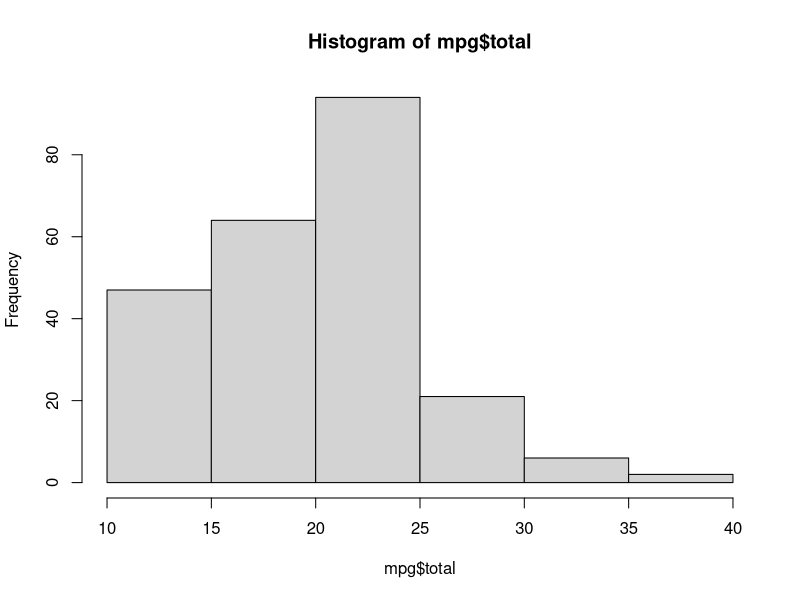
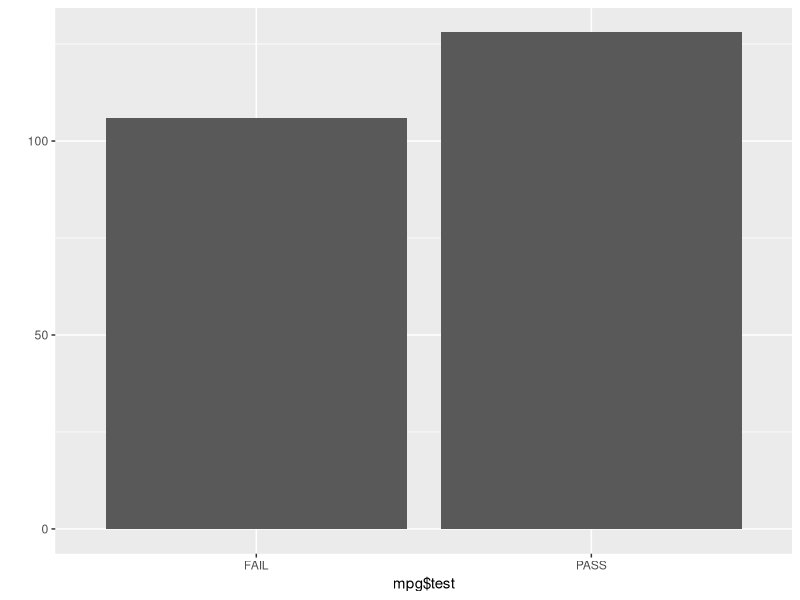
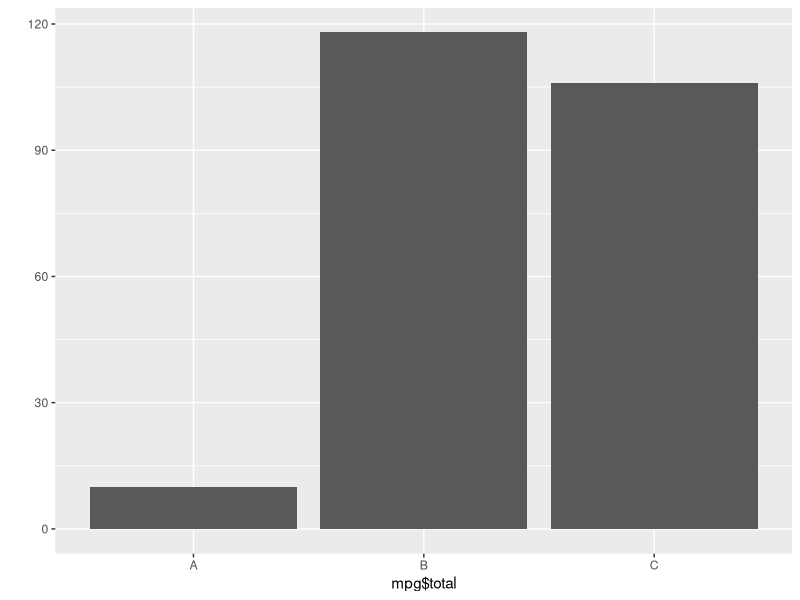

Generate these figures, in order, with R:
library('ggplot2')
dim(mpg)
View(mpg)

tf<-data.frame(x=c(1:5),y=c(6:10))
tfc<-tf
colnames(tfc)<-c('Col1','Col2') #c(a,b) a와b로 이름을 바꾸자
#install.packages('dplyr') 한번만 해주면되고
library(dplyr) #install한거를 쓰겠다
tfc<-rename(tf,'XX1'=x)


mpg<-rename(mpg,'city'='cty','highway'='hwy')
mpg$total <-(mpg$city+mpg$highway)/2

hist(mpg$total)

mpg$test <-ifelse(mpg$total>=20,'PASS','FAIL')

table(mpg$test)
qplot(mpg$test)

#total연비를 3등급으로 나누고자한다. 30이상 A 20~29 B 20미만 C grade라는 칼럼을 만들어 추가한다. 그래프도그린다
mpg$total <-ifelse(mpg$total>=30,'A',ifelse(mpg$total>=20,'B','C'))

qplot(mpg$total)



























